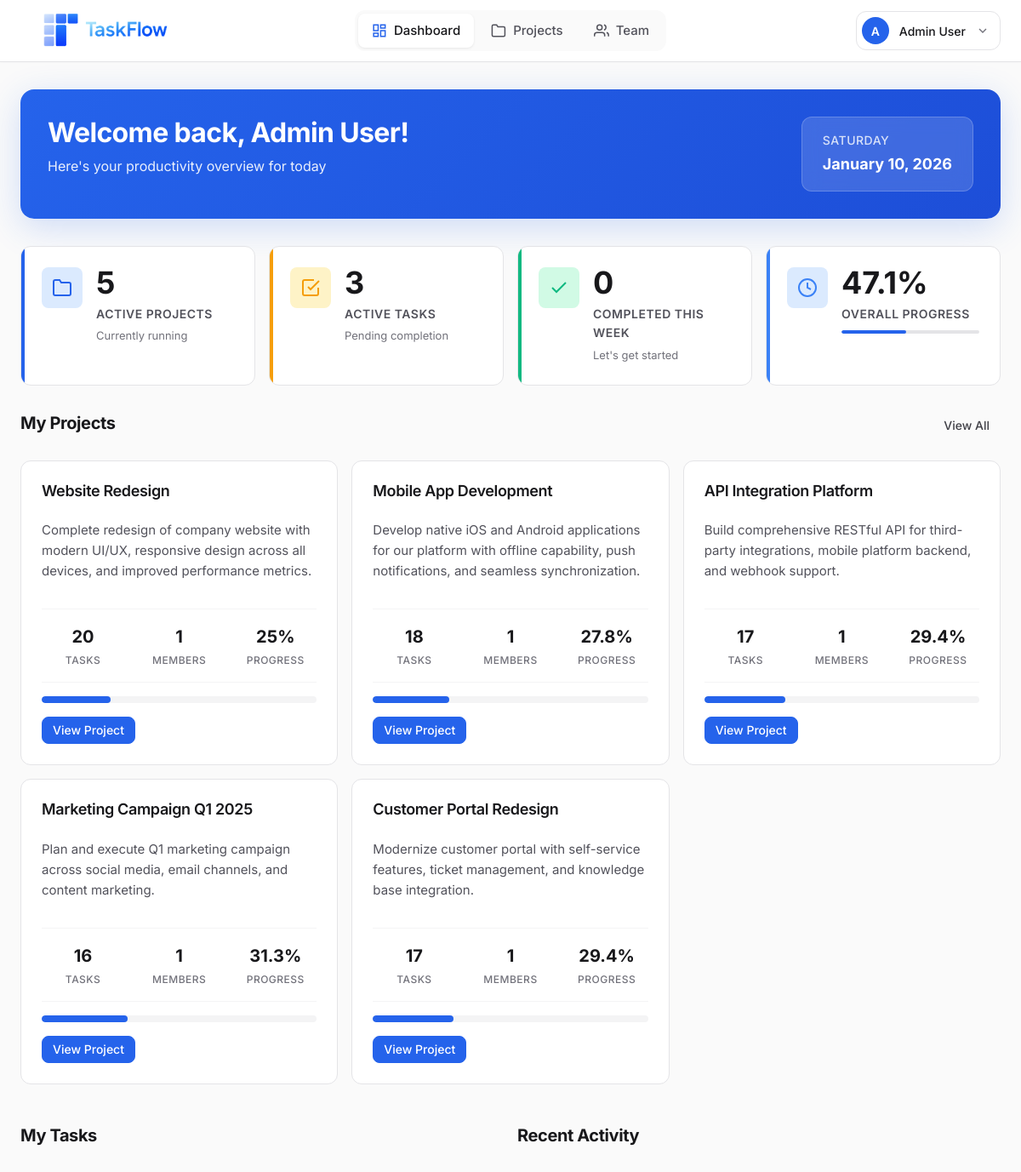
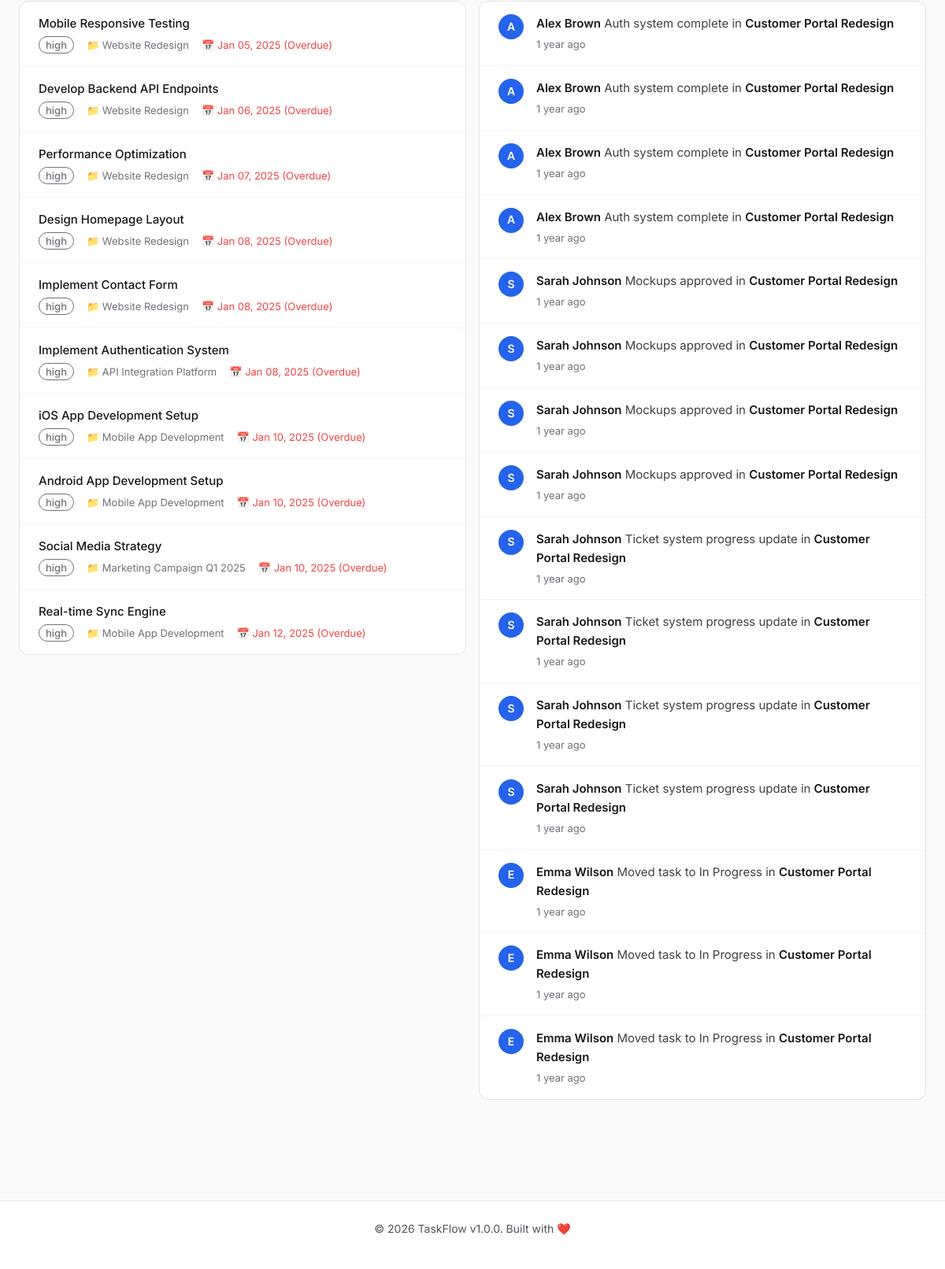
Page /dashboard/index.php (signed in) on the committed database (2 pictures, top to bottom).
### tables this page shows
CREATE TABLE users (
    id INT PRIMARY KEY AUTO_INCREMENT,
    username VARCHAR(50) UNIQUE NOT NULL,
    email VARCHAR(100) UNIQUE NOT NULL,
    password VARCHAR(255) NOT NULL,
    full_name VARCHAR(100) NOT NULL,
    avatar VARCHAR(255) DEFAULT 'default-avatar.png',
    role ENUM('admin', 'member') DEFAULT 'member',
    created_at TIMESTAMP DEFAULT CURRENT_TIMESTAMP,
    last_login TIMESTAMP NULL,
    INDEX idx_email (email),
    INDEX idx_username (username)
);

CREATE TABLE projects (
    id INT PRIMARY KEY AUTO_INCREMENT,
    name VARCHAR(150) NOT NULL,
    description TEXT,
    owner_id INT NOT NULL,
    status ENUM('active', 'completed', 'archived') DEFAULT 'active',
    start_date DATE,
    end_date DATE,
    created_at TIMESTAMP DEFAULT CURRENT_TIMESTAMP,
    updated_at TIMESTAMP DEFAULT CURRENT_TIMESTAMP ON UPDATE CURRENT_TIMESTAMP,
    FOREIGN KEY (owner_id) REFERENCES users(id) ON DELETE CASCADE,
    INDEX idx_owner (owner_id),
    INDEX idx_status (status)
);

CREATE TABLE tasks (
    id INT PRIMARY KEY AUTO_INCREMENT,
    project_id INT NOT NULL,
    title VARCHAR(255) NOT NULL,
    description TEXT,
    status ENUM('todo', 'in_progress', 'completed') DEFAULT 'todo',
    priority ENUM('low', 'medium', 'high') DEFAULT 'medium',
    assigned_to INT,
    created_by INT NOT NULL,
    due_date DATE,
    completed_at TIMESTAMP NULL,
    position INT DEFAULT 0,
    created_at TIMESTAMP DEFAULT CURRENT_TIMESTAMP,
    updated_at TIMESTAMP DEFAULT CURRENT_TIMESTAMP ON UPDATE CURRENT_TIMESTAMP,
    FOREIGN KEY (project_id) REFERENCES projects(id) ON DELETE CASCADE,
    FOREIGN KEY (assigned_to) REFERENCES users(id) ON DELETE SET NULL,
    FOREIGN KEY (created_by) REFERENCES users(id) ON DELETE CASCADE,
    INDEX idx_project_status (project_id, status),
    INDEX idx_assigned_to (assigned_to),
    INDEX idx_created_by (created_by),
    INDEX idx_due_date (due_date),
    INDEX idx_status (status)
);

CREATE TABLE activity_log (
    id INT PRIMARY KEY AUTO_INCREMENT,
    user_id INT NOT NULL,
    project_id INT,
    task_id INT,
    action VARCHAR(100) NOT NULL,
    description TEXT,
    created_at TIMESTAMP DEFAULT CURRENT_TIMESTAMP,
    FOREIGN KEY (user_id) REFERENCES users(id) ON DELETE CASCADE,
    FOREIGN KEY (project_id) REFERENCES projects(id) ON DELETE CASCADE,
    FOREIGN KEY (task_id) REFERENCES tasks(id) ON DELETE CASCADE,
    INDEX idx_user_id (user_id),
    INDEX idx_project_id (project_id),
    INDEX idx_task_id (task_id),
    INDEX idx_created_at (created_at)
);

### dashboard/index.php (the view, shortened to what the rows shown need)
<?php
require_once '../config/config.php';
require_once '../includes/auth.php';
require_once '../includes/functions.php';
$currentUser = getCurrentUser($pdo);
$userId = $currentUser['id'];
try {
    $stmt = $pdo->prepare("
        SELECT p.*,
               COUNT(DISTINCT t.id) as task_count,
               COUNT(DISTINCT CASE WHEN t.status = 'completed' THEN t.id END) as completed_count,
               COUNT(DISTINCT pm.user_id) as member_count
        FROM projects p
        JOIN project_members pm ON p.id = pm.project_id
        LEFT JOIN tasks t ON p.id = t.project_id
        WHERE pm.user_id = ? AND p.status = 'active'
        GROUP BY p.id
        ORDER BY p.updated_at DESC
        LIMIT 6
    ");
    $stmt->execute([$userId]);
    $projects = $stmt->fetchAll();
    $stmt = $pdo->prepare("
        SELECT t.*, p.name as project_name, u.full_name as assignee_name
        FROM tasks t
        JOIN projects p ON t.project_id = p.id
        LEFT JOIN users u ON t.assigned_to = u.id
        JOIN project_members pm ON p.id = pm.project_id
        WHERE pm.user_id = ? AND t.status != 'completed'
        ORDER BY
            CASE t.priority
                WHEN 'high' THEN 1
                WHEN 'medium' THEN 2
                WHEN 'low' THEN 3
            END,
            t.due_date ASC
        LIMIT 10
    ");
    $stmt->execute([$userId]);
    $recentTasks = $stmt->fetchAll();
    $stmt = $pdo->prepare("
        SELECT al.*, u.full_name, u.avatar, p.name as project_name
        FROM activity_log al
        JOIN users u ON al.user_id = u.id
        LEFT JOIN projects p ON al.project_id = p.id
        WHERE al.project_id IN (
            SELECT project_id FROM project_members WHERE user_id = ?
        )
        ORDER BY al.created_at DESC
        LIMIT 15
    ");
    $stmt->execute([$userId]);
    $activities = $stmt->fetchAll();
} catch (PDOException $e) {
    error_log("Dashboard error: " . $e->getMessage());
    $totalProjects = $activeTasks = $completedThisWeek = 0;
    $overallProgress = 0;
    $projects = $recentTasks = $activities = [];
}
include '../includes/header.php';
?>
<div class="dashboard-welcome">
    <div class="welcome-content">
        <h1 class="welcome-title">Welcome back, <?= sanitize($currentUser['full_name']) ?>!</h1>
        <p class="welcome-subtitle">Here's your productivity overview for today</p>
    </div>
</div>
<div class="section">
    <div class="section-header">
        <h2 class="section-title">My Projects</h2>
    </div>
    <?php if (empty($projects)): ?>
        <div class="card">
            <p class="text-center text-muted">No active projects yet. Create your first project to get started!</p>
            <div class="text-center mt-3">
                <a href="projects.php" class="btn btn-primary">Create Project</a>
            </div>
        </div>
    <?php else: ?>
        <div class="projects-grid">
            <?php foreach ($projects as $project): ?>
                <?php
                    $progress = calculateProgress($project['completed_count'], $project['task_count']);
                ?>
                <div class="project-card">
                    <div class="project-card-header">
                        <h3 class="project-title"><?= sanitize($project['name']) ?></h3>
                    </div>
                    <p class="project-description">
                        <?= sanitize($project['description'] ?? 'No description') ?>
                    </p>
                    <div class="project-stats">
                        <div class="project-stat">
                            <div class="project-stat-value"><?= $project['task_count'] ?></div>
                            <div class="project-stat-label">Tasks</div>
                        </div>
                        <div class="project-stat">
                            <div class="project-stat-value"><?= $project['member_count'] ?></div>
                            <div class="project-stat-label">Members</div>
                        </div>
                        <div class="project-stat">
                            <div class="project-stat-value"><?= $progress ?>%</div>
                            <div class="project-stat-label">Progress</div>
                        </div>
                    </div>
                    <?= getProgressBar($progress) ?>
                    <div class="project-footer mt-2">
                        <a href="project.php?id=<?= $project['id'] ?>" class="btn btn-sm btn-primary">
                            View Project
                        </a>
                    </div>
                </div>
            <?php endforeach; ?>
        </div>
    <?php endif; ?>
</div>
<div class="grid grid-cols-2 gap-4">
    <div class="section">
        <div class="section-header">
            <h2 class="section-title">My Tasks</h2>
        </div>
        <?php if (empty($recentTasks)): ?>
            <div class="card">
                <p class="text-muted">No active tasks assigned to you.</p>
            </div>
        <?php else: ?>
            <div class="task-list">
                <?php foreach ($recentTasks as $task): ?>
                    <div class="task-item">
                        <div class="task-content">
                            <div class="task-title"><?= sanitize($task['title']) ?></div>
                            <div class="task-meta">
                                <?= getPriorityBadge($task['priority']) ?>
                                <span>📁 <?= sanitize($task['project_name']) ?></span>
                                <?php if ($task['due_date']): ?>
                                    <span class="<?= isOverdue($task['due_date']) ? 'text-danger' : '' ?>">
                                        📅 <?= formatDate($task['due_date']) ?>
                                        <?php if (isOverdue($task['due_date'])): ?>
                                            (Overdue)
                                        <?php endif; ?>
                                    </span>
                                <?php endif; ?>
                            </div>
                        </div>
                    </div>
                <?php endforeach; ?>
            </div>
        <?php endif; ?>
    </div>
    <div class="section">
        <div class="section-header">
            <h2 class="section-title">Recent Activity</h2>
        </div>
        <?php if (empty($activities)): ?>
            <div class="card">
                <p class="text-muted">No recent activity.</p>
            </div>
        <?php else: ?>
            <div class="activity-list">
                <?php foreach ($activities as $activity): ?>
                    <div class="activity-item">
                        <?= getUserAvatar($activity['avatar'], $activity['full_name'], 'sm') ?>
                        <div class="activity-content">
                            <div class="activity-text">
                                <strong><?= sanitize($activity['full_name']) ?></strong>
                                <?= sanitize($activity['description']) ?>
                                <?php if ($activity['project_name']): ?>
                                    in <strong><?= sanitize($activity['project_name']) ?></strong>
                                <?php endif; ?>
                            </div>
                            <div class="activity-time"><?= timeAgo($activity['created_at']) ?></div>
                        </div>
                    </div>
                <?php endforeach; ?>
            </div>
        <?php endif; ?>
    </div>
</div>
<?php include '../includes/footer.php'; ?>

### includes/header.php (shortened to what the rows shown need)
<?php
$currentUser = getCurrentUser($pdo);
?>
<!DOCTYPE html>
<html lang="en">
<head>
    <link rel="stylesheet" href="<?= APP_URL ?>/assets/css/main.css">
    <link rel="stylesheet" href="<?= APP_URL ?>/assets/css/dashboard.css">
    <link rel="stylesheet" href="<?= APP_URL ?>/assets/css/mobile-nav.css">
    <link rel="stylesheet" href="<?= APP_URL ?>/assets/css/toast.css">
    <link rel="stylesheet" href="<?= APP_URL ?>/assets/css/skeleton.css">
    <link rel="stylesheet" href="<?= APP_URL ?>/assets/css/responsive-fixes.css">
    <link rel="stylesheet" href="<?= APP_URL ?>/assets/css/form-validation.css">
    <link rel="stylesheet" href="<?= APP_URL ?>/assets/css/form-autosave.css">
    <link rel="stylesheet" href="<?= APP_URL ?>/assets/css/dark-mode.css">
    <link rel="stylesheet" href="<?= APP_URL ?>/assets/css/dark-mode-dashboard.css">
    <link rel="stylesheet" href="<?= APP_URL ?>/assets/css/user-menu-logout.css">
</head>
<body>
    <header class="main-header">
        <div class="header-container">
            <div class="header-right">
                <div class="user-menu">
                    <button class="user-menu-trigger" onclick="toggleUserMenu()">
                        <?= getUserAvatar($currentUser['avatar'], $currentUser['full_name'], 'sm') ?>
                        <span class="user-name"><?= sanitize($currentUser['full_name']) ?></span>
                        <svg width="16" height="16" viewBox="0 0 24 24" fill="none" stroke="currentColor" stroke-width="2" class="dropdown-arrow">
                            <polyline points="6 9 12 15 18 9"/>
                        </svg>
                    </button>
                </div>
            </div>
        </div>
    </header>
    <main class="main-content">

### includes/functions.php (shortened to what the rows shown need)
<?php
function sanitize($data) {
    return htmlspecialchars($data, ENT_QUOTES, 'UTF-8');
}
function formatDate($date, $format = DISPLAY_DATE_FORMAT) {
    return date($format, strtotime($date));
}
function timeAgo($datetime) {
    $time = strtotime($datetime);
    $diff = time() - $time;
    if ($diff < 60) {
        return 'just now';
    } elseif ($diff < 3600) {
        $mins = floor($diff / 60);
        return $mins . ' minute' . ($mins > 1 ? 's' : '') . ' ago';
    } elseif ($diff < 86400) {
        $hours = floor($diff / 3600);
        return $hours . ' hour' . ($hours > 1 ? 's' : '') . ' ago';
    } elseif ($diff < 604800) {
        $days = floor($diff / 86400);
        return $days . ' day' . ($days > 1 ? 's' : '') . ' ago';
    } elseif ($diff < 2592000) {
        $weeks = floor($diff / 604800);
        return $weeks . ' week' . ($weeks > 1 ? 's' : '') . ' ago';
    } elseif ($diff < 31536000) {
        $months = floor($diff / 2592000);
        return $months . ' month' . ($months > 1 ? 's' : '') . ' ago';
    } else {
        $years = floor($diff / 31536000);
        return $years . ' year' . ($years > 1 ? 's' : '') . ' ago';
    }
}
function isOverdue($date) {
    return strtotime($date) < strtotime('today');
}
function getPriorityBadge($priority) {
    $badges = [
        'low' => '<span class="badge badge-low">Low</span>',
        'medium' => '<span class="badge badge-medium">Medium</span>',
        'high' => '<span class="badge badge-high">High</span>'
    ];
    return $badges[$priority] ?? '<span class="badge">' . sanitize($priority) . '</span>';
}
function calculateProgress($completed, $total) {
    return round(($completed / $total) * 100, 1);
}
function getProgressBar($percentage, $color = 'primary') {
    $width = max(0, min(100, $percentage));
    return '
    <div class="progress-bar">
        <div class="progress-fill progress-' . sanitize($color) . '" style="width: ' . $width . '%"></div>
    </div>
    ';
}
function getUserAvatar($avatar, $fullName, $size = 'md') {
    $avatarPath = APP_URL . '/uploads/avatars/' . ($avatar ?: 'default-avatar.png');
    $initial = strtoupper(substr($fullName, 0, 1));
    $sizeClass = 'avatar-' . $size;
    if (empty($avatar) || $avatar === 'default-avatar.png') {
        return '<div class="avatar-placeholder ' . $sizeClass . '">' . $initial . '</div>';
    }
    return '<img src="' . $avatarPath . '" alt="' . sanitize($fullName) . '" class="avatar ' . $sizeClass . '">';
}

### rows in the picture
users: full_name "A", full_name "Admin User"
projects: name "Website Redesign", description "Complete redesign of company website with modern UI/UX, responsive design across all devices, and improved performance metrics.", task_count "20", member_count "1", progress "25"
projects: name "Mobile App Development", description "Develop native iOS and Android applications for our platform with offline capability, push notifications, and seamless synchronization.", task_count "18", member_count "1", progress "27.8"
projects: name "API Integration Platform", description "Build comprehensive RESTful API for third-party integrations, mobile platform backend, and webhook support.", task_count "17", member_count "1", progress "29.4"
projects: name "Marketing Campaign Q1 2025", description "Plan and execute Q1 marketing campaign across social media, email channels, and content marketing.", task_count "16", member_count "1", progress "31.3"
projects: name "Customer Portal Redesign", description "Modernize customer portal with self-service features, ticket management, and knowledge base integration.", task_count "17", member_count "1", progress "29.4"
tasks: title "Mobile Responsive Testing", priority "high", project.name "Website Redesign", due_date "Jan 05, 2025", shows "(Overdue)"
tasks: title "Develop Backend API Endpoints", priority "high", project.name "Website Redesign", due_date "Jan 06, 2025", shows "(Overdue)"
tasks: title "Performance Optimization", priority "high", project.name "Website Redesign", due_date "Jan 07, 2025", shows "(Overdue)"
tasks: title "Design Homepage Layout", priority "high", project.name "Website Redesign", due_date "Jan 08, 2025", shows "(Overdue)"
tasks: title "Implement Contact Form", priority "high", project.name "Website Redesign", due_date "Jan 08, 2025", shows "(Overdue)"
tasks: title "Implement Authentication System", priority "high", project.name "API Integration Platform", due_date "Jan 08, 2025", shows "(Overdue)"
tasks: title "iOS App Development Setup", priority "high", project.name "Mobile App Development", due_date "Jan 10, 2025", shows "(Overdue)"
tasks: title "Android App Development Setup", priority "high", project.name "Mobile App Development", due_date "Jan 10, 2025", shows "(Overdue)"
tasks: title "Social Media Strategy", priority "high", project.name "Marketing Campaign Q1 2025", due_date "Jan 10, 2025", shows "(Overdue)"
tasks: title "Real-time Sync Engine", priority "high", project.name "Mobile App Development", due_date "Jan 12, 2025", shows "(Overdue)"
activity_log: user.full_name "A", user.full_name "Alex Brown", description "Auth system complete", project.name "Customer Portal Redesign", created_at "1 year ago"
activity_log: user.full_name "A", user.full_name "Alex Brown", description "Auth system complete", project.name "Customer Portal Redesign", created_at "1 year ago"
activity_log: user.full_name "A", user.full_name "Alex Brown", description "Auth system complete", project.name "Customer Portal Redesign", created_at "1 year ago"
activity_log: user.full_name "A", user.full_name "Alex Brown", description "Auth system complete", project.name "Customer Portal Redesign", created_at "1 year ago"
activity_log: user.full_name "S", user.full_name "Sarah Johnson", description "Mockups approved", project.name "Customer Portal Redesign", created_at "1 year ago"
activity_log: user.full_name "S", user.full_name "Sarah Johnson", description "Mockups approved", project.name "Customer Portal Redesign", created_at "1 year ago"
activity_log: user.full_name "S", user.full_name "Sarah Johnson", description "Mockups approved", project.name "Customer Portal Redesign", created_at "1 year ago"
activity_log: user.full_name "S", user.full_name "Sarah Johnson", description "Mockups approved", project.name "Customer Portal Redesign", created_at "1 year ago"
activity_log: user.full_name "S", user.full_name "Sarah Johnson", description "Ticket system progress update", project.name "Customer Portal Redesign", created_at "1 year ago"
activity_log: user.full_name "S", user.full_name "Sarah Johnson", description "Ticket system progress update", project.name "Customer Portal Redesign", created_at "1 year ago"
activity_log: user.full_name "S", user.full_name "Sarah Johnson", description "Ticket system progress update", project.name "Customer Portal Redesign", created_at "1 year ago"
activity_log: user.full_name "S", user.full_name "Sarah Johnson", description "Ticket system progress update", project.name "Customer Portal Redesign", created_at "1 year ago"
activity_log: user.full_name "E", user.full_name "Emma Wilson", description "Moved task to In Progress", project.name "Customer Portal Redesign", created_at "1 year ago"
activity_log: user.full_name "E", user.full_name "Emma Wilson", description "Moved task to In Progress", project.name "Customer Portal Redesign", created_at "1 year ago"
activity_log: user.full_name "E", user.full_name "Emma Wilson", description "Moved task to In Progress", project.name "Customer Portal Redesign", created_at "1 year ago"

### other values in the picture
$totalProjects "5"
$activeTasks "3"
$completedThisWeek "0"
$overallProgress "47.1"
APP_NAME "TaskFlow"
APP_VERSION "1.0.0"
